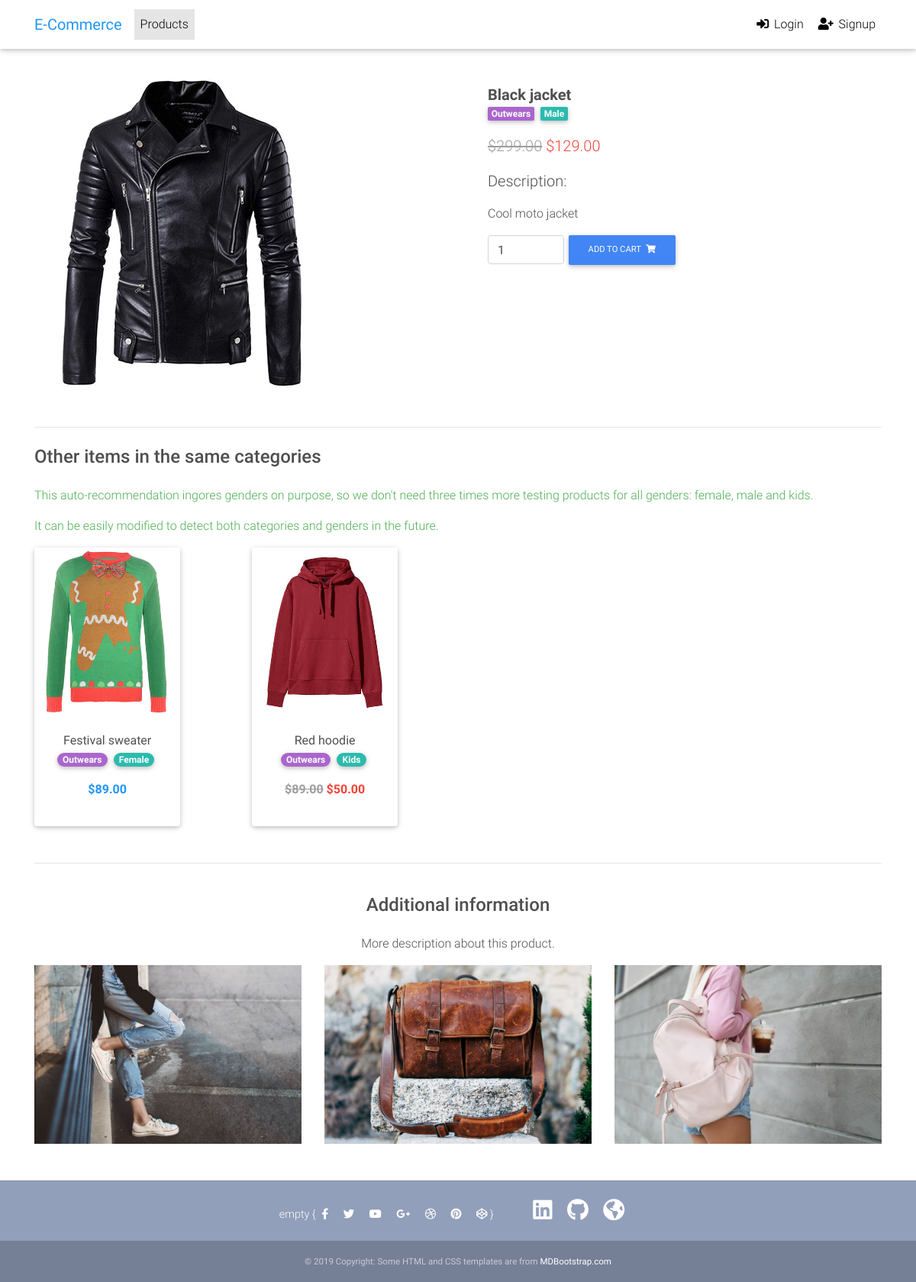
Page /products/004/ on the committed database.
### products/models.py (models this page shows, shortened)
class Item(models.Model):
    title = models.CharField(max_length=100)
    price = models.DecimalField(max_digits=100, decimal_places=2)
    discount_price = models.DecimalField(
        blank=True, null=True, max_digits=100, decimal_places=2)
    category = models.ManyToManyField(Category)
    gender = models.ManyToManyField(Gender)
    slug = models.SlugField()
    description = models.TextField()
    photo = models.ImageField(upload_to='products')
    def __str__(self):
        return self.title
    def get_absolute_url(self):
        return reverse('products:item-detail', kwargs={'slug': self.slug})
    def get_add_to_cart_url(self):
        return reverse('products:add-to-cart', kwargs={'slug': self.slug})

class Category(models.Model):
    c_title = models.CharField(max_length=50)
    def __str__(self):
        return self.c_title
    def get_category_view_url(self):
        return reverse("products:category-view", kwargs={'c_title':self.c_title})

class Gender(models.Model):
    g_title = models.CharField(max_length=50)
    def __str__(self):
        return self.g_title
    def get_gender_view_url(self):
        return reverse("products:gender-view", kwargs={'g_title':self.g_title})

### products/views.py (the view)
# urls.py: path('products/<slug>/', ItemDetailView.as_view(), name='item-detail'),
class ItemDetailView(ItemObjectMixin, DetailView):
    def get_context_data(self, **kwargs):
        context = super(ItemDetailView, self).get_context_data(**kwargs)
        queryset = []
        for cat in self.get_object().category.all():
            queryset += Item.objects.filter(
                category__c_title=cat).exclude(
                slug=self.get_object().slug)
        queryset = list(dict.fromkeys(queryset))
        context['object_list'] = queryset
        form = AddToCartForm()
        context['form'] = form
        return context

### products/forms.py
class AddToCartForm(forms.Form):
    quantity = forms.IntegerField(
                validators=[MinValueValidator(1), MaxValueValidator(99)],
                widget=forms.TextInput(
                    attrs={
                        'type':"number",
                        'value':"1",
                        'min':"1",
                        'max':"99",
                        'aria-label':"Search",
                        'class':"form-control",
                        'style':"width: 100px",
                    }
                )
            )

### products/views.py (called while the page is built)
    def get_object(self):
        lookup = self.kwargs.get(self.lookup)
        obj = None
        if lookup is not None:
            obj = get_object_or_404(self.model, slug=lookup)
        return obj

### products/templates/products/item_detail.html (shortened to what this page needs)
{% extends "base.html" %}
{% block content %}
  <main class="mt-0 pt-0">
    <div class="container dark-grey-text mt-3">
      <div class="row wow fadeIn">
        <div class="col-md-6 mb-4">
          <img src="{{ object.photo.url }}" class="img-fluid" alt="">
        </div>
        <div class="col-md-6 mb-4">
          <div class="p-4">
            <h1 class="lead font-weight-bold mb-0">{{ object.title }}</h1>
            <div class="mb-3">
              {% for cat in object.category.all %}
              <a href="{{ cat.get_category_view_url }}">
                  <span class="badge secondary-color mr-1">{{ cat }}</span>
              </a>
              {% endfor %}
                  {% for gender in object.gender.all %}
                  <a href="{{ gender.get_gender_view_url }}">
                      <span class="badge default-color mr-1">{{ gender }}</span>
                  </a>
                  {% endfor %}
            </div>
            <p class="lead">
              {% if object.discount_price %}
                <span class="grey-text">
                  <del>${{ object.price }}</del>
                </span>
                <span class="red-text">${{ object.discount_price }}</span>
              {% else %}
                <span  class="blue-text">${{ object.price }}</span>
              {% endif %}
            </p>
            <p class="lead">Description:</p>
            <p>{{ object.description }}</p>
            <form class="d-flex justify-content-left" method="POST" action="{{ object.get_add_to_cart_url }}">{% csrf_token %}
              <input name="quantity" type="number" value="1" min="1" max="99" aria-label="Search" class="form-control" style="width: 100px">
              <button class="btn btn-primary btn-md my-0 p" type="submit">Add to cart
                <i class="fas fa-shopping-cart ml-1"></i>
              </button>
            </form>
          </div>
        </div>
      </div>
      <hr>
      <section class="mb-4">
        <h5 class="my-4 h4">Other items in the same categories</h5>
        <p class="green-text">
          This auto-recommendation ingores genders on purpose, so we don't need
          three times more testing products for all genders: female, male and kids.
        </p>
        <p class="green-text">
          It can be easily modified to detect both categories and genders in the future.
        </p>
        <div class="row wow fadeIn">
          {% for object in object_list %}
          <div class="col-md-3 mb-4 d-flex align-items-stretch">
            <div class="card w-75">
              <div class="view overlay">
                <img src="{{ object.photo.url }}" class="card-img-top"
                  alt="">
              </div>
              <div class="card-body text-center">
                <p>
                  <a href="{{ object.get_absolute_url }}" class="dark-grey-text">
                    {{ object.title }}
                  </a>
                  {% for cat in object.category.all %}
                  <a href="{{ cat.get_category_view_url }}">
                      <span class="badge badge-pill secondary-color mr-1">{{ cat }}</span>
                  </a>
                  {% endfor %}
                  {% for gender in object.gender.all %}
                  <a href="{{ gender.get_gender_view_url }}">
                      <span class="badge badge-pill default-color mr-1">{{ gender }}</span>
                  </a>
                  {% endfor %}
                </p>
                <p>
                  {% if object.discount_price %}
                    <span class="font-weight-bold grey-text">
                      <del>${{ object.price }}</del>
                    </span>
                    <span class="font-weight-bold red-text">${{ object.discount_price }}</span>
                  {% else %}
                    <span class="font-weight-bold blue-text">${{ object.price }}</span>
                  {% endif %}
                </p>
              </div>
            </div>
          </div>
          {% endfor %}
        </div>
      </section>
      <hr>
      <div class="row d-flex justify-content-center wow fadeIn">
        <div class="col-md-6 text-center">
          <h4 class="my-4 h4">Additional information</h4>
          <p>More description about this product.</p>
        </div>
      </div>
      <div class="row wow fadeIn">
        <div class="col-lg-4 col-md-12 mb-4">
          <img src="{{ MEDIA_URL }}backgrounds/1.jpg" class="img-fluid" alt="">
        </div>
        <div class="col-lg-4 col-md-6 mb-4">
          <img src="{{ MEDIA_URL }}backgrounds/2.jpg" class="img-fluid" alt="">
        </div>
        <div class="col-lg-4 col-md-6 mb-4">
          <img src="{{ MEDIA_URL }}backgrounds/3.jpg" class="img-fluid" alt="">
        </div>
      </div>
    </div>
  </main>
{% endblock content %}

### static_files/css/style.css (style rules this page uses)
html, body, .view { height: 100%; }

### templates/base.html (style rules this page uses)
html, body, header, .carousel { height: 60vh; }

### rows in the picture
Item: photo (picture), title "Black jacket", price "299.00", discount_price "129.00", description "Cool moto jacket"
Category: c_title "Outwears"
Gender: g_title "Male"
Item: photo (picture), title "Festival sweater", price "89.00"
Gender: g_title "Female"
Item: photo (picture), title "Red hoodie", price "89.00", discount_price "50.00"
Gender: g_title "Kids"
